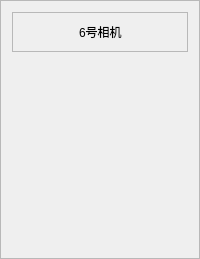
       <widget class="QFrame" name="frame_81">
        <property name="frameShape">
         <enum>QFrame::StyledPanel</enum>
        </property>
        <property name="frameShadow">
         <enum>QFrame::Raised</enum>
        </property>
        <layout class="QGridLayout" name="gridLayout_90">
         <item row="0" column="0">
          <widget class="QFrame" name="frame6">
           <property name="maximumSize">
            <size>
             <width>16777215</width>
             <height>70</height>
            </size>
           </property>
           <property name="frameShape">
            <enum>QFrame::StyledPanel</enum>
           </property>
           <property name="frameShadow">
            <enum>QFrame::Raised</enum>
           </property>
           <layout class="QGridLayout" name="gridLayout_85">
            <item row="0" column="0">
             <spacer name="horizontalSpacer_13">
              <property name="orientation">
               <enum>Qt::Horizontal</enum>
              </property>
              <property name="sizeHint" stdset="0">
               <size>
                <width>40</width>
                <height>20</height>
               </size>
              </property>
             </spacer>
            </item>
            <item row="0" column="1">
             <widget class="QLabel" name="label_123">
              <property name="text">
               <string>6号相机</string>
              </property>
             </widget>
            </item>
            <item row="0" column="2">
             <spacer name="horizontalSpacer_14">
              <property name="orientation">
               <enum>Qt::Horizontal</enum>
              </property>
              <property name="sizeHint" stdset="0">
               <size>
                <width>40</width>
                <height>20</height>
               </size>
              </property>
             </spacer>
            </item>
           </layout>
          </widget>
         </item>
         <item row="1" column="0">
          <spacer name="verticalSpacer_13">
           <property name="orientation">
            <enum>Qt::Vertical</enum>
           </property>
           <property name="sizeType">
            <enum>QSizePolicy::Expanding</enum>
           </property>
           <property name="sizeHint" stdset="0">
            <size>
             <width>20</width>
             <height>20</height>
            </size>
           </property>
          </spacer>
         </item>
         <item row="2" column="0">
          <widget class="QLabel" name="label6">
           <property name="minimumSize">
            <size>
             <width>0</width>
             <height>149</height>
            </size>
           </property>
           <property name="text">
            <string/>
           </property>
          </widget>
         </item>
         <item row="3" column="0">
          <spacer name="verticalSpacer_14">
           <property name="orientation">
            <enum>Qt::Vertical</enum>
           </property>
           <property name="sizeType">
            <enum>QSizePolicy::Expanding</enum>
           </property>
           <property name="sizeHint" stdset="0">
            <size>
             <width>20</width>
             <height>20</height>
            </size>
           </property>
          </spacer>
         </item>
        </layout>
       </widget>
